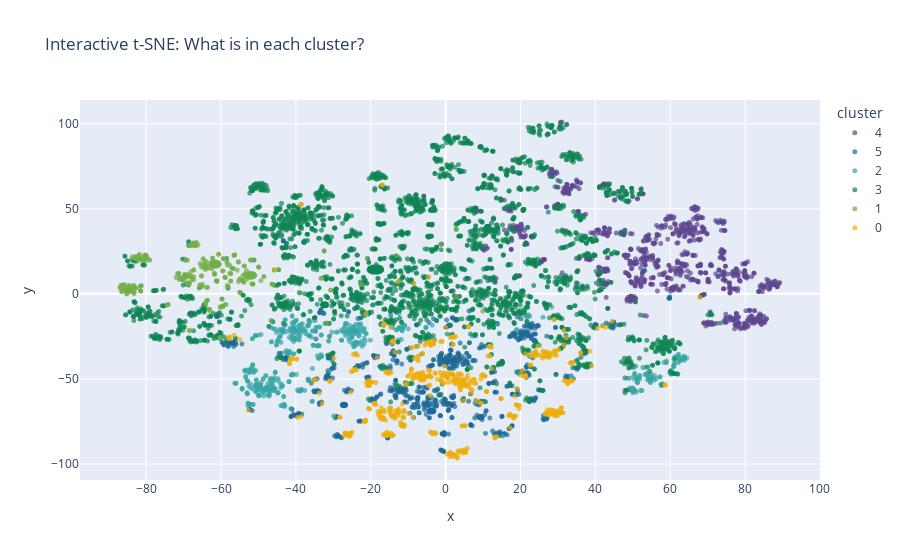

Notebook cell for this chart:
### Code cell
# Notebook: 7_Visualization_and_Evaluation.ipynb

import pandas as pd
import numpy as np
import matplotlib.pyplot as plt
import seaborn as sns
import plotly.express as px
from sklearn.manifold import TSNE
from sklearn.metrics import davies_bouldin_score

# 1. Load the clustered data and the reduced matrix
df = pd.read_csv('final_clustered_netflix_data.csv')
X = np.load('matrix_reduced.npy')

# 2. Advanced Evaluation (Davies-Bouldin Index)
# Requirement: Evaluate using Davies-Bouldin Index
db_index = davies_bouldin_score(X, df['cluster'])
print(f"Davies-Bouldin Index: {db_index:.4f}")
print("(Note: Lower values indicate better cluster separation)")

# 3. Dimensionality Reduction using t-SNE for Visualization
# We use t-SNE to visualize the clusters we created in Step 6
print("\nRunning t-SNE... this may take a moment.")
tsne = TSNE(n_components=2, perplexity=30, random_state=42)
X_tsne = tsne.fit_transform(X)

# 4. Visualization
plt.figure(figsize=(12, 8))
sns.scatterplot(
    x=X_tsne[:, 0], y=X_tsne[:, 1],
    hue=df['cluster'],
    palette='viridis',
    legend='full',
    alpha=0.6
)

plt.title('t-SNE Visualization of Netflix Content Clusters', fontsize=15)
plt.xlabel('t-SNE Dimension 1')
plt.ylabel('t-SNE Dimension 2')
plt.show()

# Create a temporary dataframe for visualization
vis_df = pd.DataFrame({
    'x': X_tsne[:, 0],
    'y': X_tsne[:, 1],
    'cluster': df['cluster'].astype(str), # Convert to string for discrete colors
    'title': df['title'],
    'listed_in': df['listed_in'] # Genres
})

# Create interactive scatter plot
fig = px.scatter(
    vis_df, x='x', y='y', 
    color='cluster', 
    hover_data=['title', 'listed_in'],
    title='Interactive t-SNE: What is in each cluster?',
    color_discrete_sequence=px.colors.qualitative.Prism
)

fig.update_traces(marker=dict(size=5, opacity=0.7))
fig.show()

### Figure 1 — Plotly figure (JSON) as saved in the notebook; plotly's stock layout.template omitted (floating-point values rounded to 4 significant figures; data arrays with more than 128 entries replaced by an {"elided": "..."} marker saying what was removed)
{"data": [{"customdata": {"elided": "1250x2 str values"}, "hovertemplate": "cluster=4<br>x=%{x}<br>y=%{y}<br>title=%{customdata[0]}<br>listed_in=%{customdata[1]}<extra></extra>", "legendgroup": "4", "marker": {"color": "rgb(95, 70, 144)", "opacity": 0.7, "size": 5, "symbol": "circle"}, "mode": "markers", "name": "4", "showlegend": true, "type": "scattergl", "x": {"elided": "1250 float values"}, "xaxis": "x", "y": {"elided": "1250 float values"}, "yaxis": "y"}, {"customdata": {"elided": "980x2 str values"}, "hovertemplate": "cluster=5<br>x=%{x}<br>y=%{y}<br>title=%{customdata[0]}<br>listed_in=%{customdata[1]}<extra></extra>", "legendgroup": "5", "marker": {"color": "rgb(29, 105, 150)", "opacity": 0.7, "size": 5, "symbol": "circle"}, "mode": "markers", "name": "5", "showlegend": true, "type": "scattergl", "x": {"elided": "980 float values"}, "xaxis": "x", "y": {"elided": "980 float values"}, "yaxis": "y"}, {"customdata": {"elided": "697x2 str values"}, "hovertemplate": "cluster=2<br>x=%{x}<br>y=%{y}<br>title=%{customdata[0]}<br>listed_in=%{customdata[1]}<extra></extra>", "legendgroup": "2", "marker": {"color": "rgb(56, 166, 165)", "opacity": 0.7, "size": 5, "symbol": "circle"}, "mode": "markers", "name": "2", "showlegend": true, "type": "scattergl", "x": {"elided": "697 float values"}, "xaxis": "x", "y": {"elided": "697 float values"}, "yaxis": "y"}, {"customdata": {"elided": "3824x2 str values"}, "hovertemplate": "cluster=3<br>x=%{x}<br>y=%{y}<br>title=%{customdata[0]}<br>listed_in=%{customdata[1]}<extra></extra>", "legendgroup": "3", "marker": {"color": "rgb(15, 133, 84)", "opacity": 0.7, "size": 5, "symbol": "circle"}, "mode": "markers", "name": "3", "showlegend": true, "type": "scattergl", "x": {"elided": "3824 float values"}, "xaxis": "x", "y": {"elided": "3824 float values"}, "yaxis": "y"}, {"customdata": {"elided": "398x2 str values"}, "hovertemplate": "cluster=1<br>x=%{x}<br>y=%{y}<br>title=%{customdata[0]}<br>listed_in=%{customdata[1]}<extra></extra>", "legendgroup": "1", "marker": {"color": "rgb(115, 175, 72)", "opacity": 0.7, "size": 5, "symbol": "circle"}, "mode": "markers", "name": "1", "showlegend": true, "type": "scattergl", "x": {"elided": "398 float values"}, "xaxis": "x", "y": {"elided": "398 float values"}, "yaxis": "y"}, {"customdata": {"elided": "638x2 str values"}, "hovertemplate": "cluster=0<br>x=%{x}<br>y=%{y}<br>title=%{customdata[0]}<br>listed_in=%{customdata[1]}<extra></extra>", "legendgroup": "0", "marker": {"color": "rgb(237, 173, 8)", "opacity": 0.7, "size": 5, "symbol": "circle"}, "mode": "markers", "name": "0", "showlegend": true, "type": "scattergl", "x": {"elided": "638 float values"}, "xaxis": "x", "y": {"elided": "638 float values"}, "yaxis": "y"}], "layout": {"legend": {"title": {"text": "cluster"}, "tracegroupgap": 0}, "title": {"text": "Interactive t-SNE: What is in each cluster?"}, "xaxis": {"anchor": "y", "domain": [0, 1], "title": {"text": "x"}}, "yaxis": {"anchor": "x", "domain": [0, 1], "title": {"text": "y"}}}}
